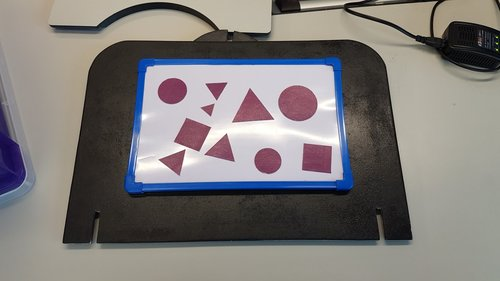
//> input picture sessions 6&7/pi/Shapes/shapes_board.jpg, 500 x 281 px, given in place of the camera
$ ./count   (built with g++ and OpenCV 4)
//> lines starting //> are read from the running program, lines starting //| are printed output that depends on the picture; after the words box and inside, x2 and y2 are one past the last pixel; in counts of white or black regions, pixels touching at a corner belong together
#include "opencv2/core.hpp"
#include "opencv2/imgproc.hpp"
#include "opencv2/highgui.hpp"
#include "opencv2/videoio.hpp"

#include <sys/types.h>
#include <dirent.h>
#include <errno.h>
#include <vector>
#include <string>
#include <iostream>


using namespace cv;
using namespace std;

int count_shapes(Mat img);

Mat get_img(Mat img);


Mat transformPerspective(std::vector<Point> boundingContour, Mat frame, int x_size, int y_size);
Point findContourCentre(std::vector<cv::Point> contour);
float compareImages(Mat cameraImage, Mat librarySymbol);


void drawText(Mat & image, String text);

int main()
{
    cout << "Built with OpenCV " << CV_VERSION << endl;
    Mat image;
    VideoCapture capture;
    capture.open(0);
    if(capture.isOpened())
    {
        cout << "Capture is opened" << endl;
        for(;;)
        {
            capture >> image;
//> image is the input picture: 281 rows x 500 cols, CV_8UC3; mean B, G, R 121, 122.6, 126.4
            if(image.empty()){
                break;
            }
            int shapes = count_shapes(image);
            string print = "num: " + to_string(shapes);
            drawText(image, print);

            imshow("Sample", image);
            if(waitKey(10) >= 0)
                break;
        }
    }
    else
    {
        cout << "No capture" << endl;
        image = Mat::zeros(480, 640, CV_8UC1);
        drawText(image,"hello");
        imshow("Sample", image);
        waitKey(0);
    }

    return 0;


}

int count_shapes(Mat img){

    cv::Size img_sz = img.size();
//> img_sz = Size(500, 281)
    int imageWidth = img_sz.width;
//> imageWidth = 500
    int imageHeight = img_sz.height;
//> imageHeight = 281

    //printf("@ count_shapes: image: height: %d\t width: %d\n",imageWidth,imageHeight);


    Mat image = get_img(img);

    img_sz = image.size();
    imageWidth = img_sz.width;
    imageHeight = img_sz.height;

    //printf("@ count_shapes2: image: height: %d\t width: %d\n",imageWidth,imageHeight);

    //image = Mat::zeros(240, 320, CV_8UC3);

    Mat img_shapes;       // Convert the frame to HSV and apply the limits
    cvtColor(image, img_shapes, COLOR_BGR2HSV);
    int low_hue = 150, high_hue = 180;
    inRange(img_shapes, Scalar(low_hue, 70, 80), Scalar(high_hue, (230), (255) ), img_shapes);

    //imshow("shapes only" , img_shapes);

    std::vector<std::vector<cv::Point>>contours;// Variable for list of contours
    std::vector<Vec4i>hierarchy;// Variable for image topology data
    cv::findContours(img_shapes,contours,hierarchy,RETR_EXTERNAL,CHAIN_APPROX_SIMPLE,Point(0,0));// Calculate the contours and store them

    for(int i =0;i < contours.size();i++)// Loop through the contours
    {
        drawContours(image,contours,i,Scalar(0,0,255),2,LINE_8,noArray(),0,Point());// Draw each in red
    }

    if(contours.size() < 1){
        return 0;
    }

    std::vector<std::vector<cv::Point>>approxedcontours(contours.size());// Array for new contours

    for(int i=0;i<contours.size();i++){
        cv::approxPolyDP(contours[i],approxedcontours[i],10,true);// Approximate the contour
    }

    int num =0;

    for(int i =0;i <contours.size();i++)// Loop through the contours
    {
        drawContours(image,approxedcontours,i,Scalar(0,255,0),2,LINE_8,noArray(),0,Point());// Draw each in green
        if(approxedcontours[i].size() >= 3){
            num++;
        }
    }

    //printf("num:%d\n",num);

    //imshow("shapes_contored" , image);

    return num;

}

Mat get_img(Mat img){


    cv::Size img_sz = img.size();
//> img_sz = Size(500, 281)
    int imageWidth = img_sz.width;
//> imageWidth = 500
    int imageHeight = img_sz.height;
//> imageHeight = 281

    //printf("@get_image: image: height: %d\t width: %d\n",imageWidth,imageHeight);

    Mat imgHSV;       // Convert the frame to HSV and apply the limits
    cvtColor(img, imgHSV, COLOR_BGR2HSV);
//> imgHSV: 281 rows x 500 cols, CV_8UC3; mean H, S, V 52.3, 41.9, 132.7
    int low_hue = 100, high_hue = 130;
    inRange(imgHSV, Scalar(low_hue, 70, 80), Scalar(high_hue, (230), (255) ), imgHSV);
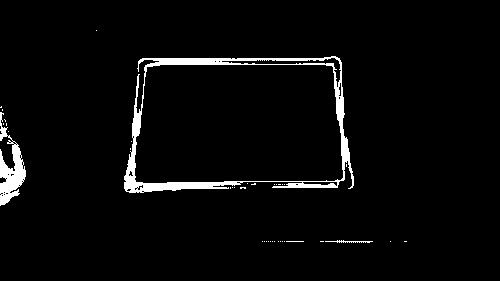
//> imgHSV: 281 rows x 500 cols, CV_8UC1; 3.4% white; 39 white regions (36 under 20 px), largest, box (x1, y1, x2, y2) and area: (124, 56, 354, 193) 3640, (0, 112, 26, 206) 1050, (325, 240, 373, 243) 70

    //imshow("blue cam",imgHSV);

    Mat imgSmooth;

    Mat kernel=cv::getStructuringElement(MORPH_ELLIPSE,Size(5,5));
    cv::morphologyEx(imgHSV,imgSmooth,MORPH_CLOSE,kernel);
//> imgSmooth: 281 rows x 500 cols, CV_8UC1; 4.1% white; 19 white regions (16 under 20 px)

    //imshow("smooth cam",imgSmooth);

    std::vector<std::vector<cv::Point>>contours;// Variable for list of contours
    std::vector<Vec4i>hierarchy;// Variable for image topology data
    cv::findContours(imgSmooth,contours,hierarchy,RETR_EXTERNAL,CHAIN_APPROX_SIMPLE,Point(0,0));// Calculate the contours and store them
//> contours = 19 contours, 16 with area under 20; largest, box (x1, y1, x2, y2) and area: (124, 56, 354, 193) 27343, (0, 106, 26, 206) 1064, (325, 240, 373, 243) 22

    if (contours.size() < 1){
        Mat symb = Mat::zeros(240, 320, CV_8UC3);
        return symb;
    }


    for(int i =0;i < contours.size();i++)// Loop through the contours
    {
        drawContours(img,contours,i,Scalar(0,0,255),2,LINE_8,noArray(),0,Point());// Draw each in red
    }
//> this loop made 19 passes
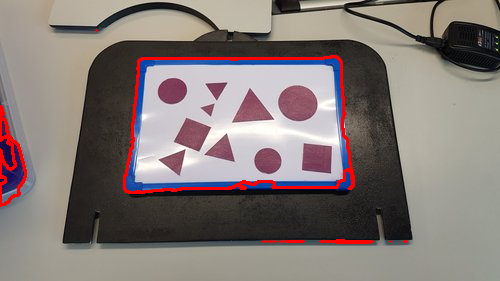
//> img: 281 rows x 500 cols, CV_8UC3; 2.48% of pixels changed, all inside (x1, y1, x2, y2) = (0, 29, 408, 244)

    std::vector<std::vector<cv::Point>>approxedcontours(contours.size());// Array for new contours
//> approxedcontours = 19 empty contours

    for(int i=0;i<contours.size();i++){
        cv::approxPolyDP(contours[i],approxedcontours[i],30,true);// Approximate the contour
    }

    for(int i =0;i <contours.size();i++)// Loop through the contours
    {
        drawContours(img,approxedcontours,i,Scalar(0,255,0),2,LINE_8,noArray(),0,Point());// Draw each in green
    }
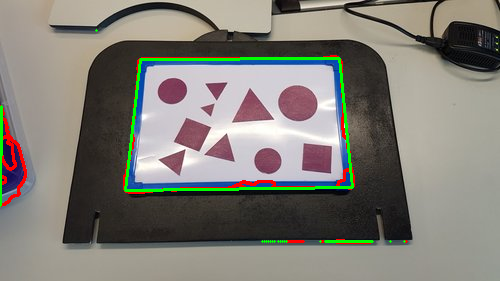
//> img: 281 rows x 500 cols, CV_8UC3; 1.79% of pixels changed, all inside (x1, y1, x2, y2) = (0, 29, 406, 243)

    int max_area =0, max_index = 0,area =0;


    for(int i =0;i <approxedcontours.size();i++)// Loop through the contours
    {
        area = contourArea(approxedcontours[i]);
        if (area > max_area){
            max_area = area;
            max_index = i;
        }
    }
//> this loop made 19 passes
//> (area, max_area) on pass 18: (27688, 27688)
//> after the loop, max_area = 27688; max_index = 17

    //int corners =  approxedcontours[max_index].size();

    //printf("corners:%d",corners);

    if (approxedcontours[max_index].size() != 4){
        Mat symb = Mat::zeros(240, 320, CV_8UC3);
        //imshow("board", symb);
        return symb;
    }

    Mat symb = transformPerspective(approxedcontours[max_index],img,320,240);

    //imshow("cam",img);
    //imshow("board", symb);


    return symb;

}

Mat transformPerspective(std::vector<Point> boundingContour, Mat frame, int x_size, int y_size)
{
//> called with x_size = 320, y_size = 240
    if(boundingContour.size() != 4)
    {
        // Error the contour has too many points. Only 4 are allowed
        Mat emptyMat;
        return emptyMat;
    }

    Mat symbol(y_size,x_size,CV_8UC1, Scalar(0));

    Point2f symbolCorners[4], boundingCorners[4];      // Create (and populate) variables containing the corner locations for the transform
    symbolCorners[0] = Point2f(0,0);
    symbolCorners[1] = Point2f(symbol.cols - 1,0);
    symbolCorners[2] = Point2f(symbol.cols - 1,symbol.rows - 1);
    symbolCorners[3] = Point2f(0,symbol.rows - 1);

    Point contourCentre = findContourCentre(boundingContour);   // To populate the contour corners we need to check the order of the points
//> in findContourCentre, `foundRegion = moments(contour, false);`: foundRegion = moments, m00 27688, centre m10/m00, m01/m00 = (238.8, 124.9)
//> in findContourCentre, `centre.x = (foundRegion.m10/foundRegion.m00);`: centre = Point(238, 0)
//> in findContourCentre, `centre.y = (foundRegion.m01/foundRegion.m00);`: centre = Point(238, 124)
//> contourCentre = Point(238, 124)

    int point1, point2, point3, point4;

    if(boundingContour[0].x > contourCentre.x)
    {
        if(boundingContour[0].y > contourCentre.y)
            point3 = 0;
        else
            point2 = 0;
    }
    else
    {
        if(boundingContour[0].y > contourCentre.y)
            point4 = 0;
        else
            point1 = 0;
    }

    if(boundingContour[1].x > contourCentre.x)
    {
        if(boundingContour[1].y > contourCentre.y)
            point3 = 1;
        else
            point2 = 1;
    }
    else
    {
        if(boundingContour[1].y > contourCentre.y)
            point4 = 1;
        else
            point1 = 1;
    }

    if(boundingContour[2].x > contourCentre.x)
    {
        if(boundingContour[2].y > contourCentre.y)
            point3 = 2;
        else
            point2 = 2;
    }
    else
    {
        if(boundingContour[2].y > contourCentre.y)
            point4 = 2;
        else
            point1 = 2;
    }

    if(boundingContour[3].x > contourCentre.x)
    {
        if(boundingContour[3].y > contourCentre.y)
            point3 = 3;
        else
            point2 = 3;
    }
    else
    {
        if(boundingContour[3].y > contourCentre.y)
            point4 = 3;
        else
            point1 = 3;
    }

    if(point1 + point2 + point3 + point4 != 6)
    {
        //Unable to reconstruct rectangle
        Mat emptyMat;
        return emptyMat;
    }

    boundingCorners[0] = boundingContour[point1];
//> boundingCorners = 4 Points (x, y): [140, 59], [0, 0], [0, 0], [0, 0]
    boundingCorners[1] = boundingContour[point2];
//> boundingCorners = 4 Points (x, y): [140, 59], [339, 58], [0, 0], [0, 0]
    boundingCorners[2] = boundingContour[point3];
//> boundingCorners = 4 Points (x, y): [140, 59], [339, 58], [352, 187], [0, 0]
    boundingCorners[3] = boundingContour[point4];
//> boundingCorners = 4 Points (x, y): [140, 59], [339, 58], [352, 187], [125, 190]

    Mat transformMatrix = cv::getPerspectiveTransform(boundingCorners, symbolCorners); // Calculate the required transform operation
//> transformMatrix = [[1.68, 0.192, -246.1], [0.0111, 2.21, -131.7], [-6.06e-05, 0.00114, 1]]
    Mat transformedSymbol(240,320,CV_8UC1,Scalar(0));
    warpPerspective(frame, transformedSymbol, transformMatrix, cv::Size(symbol.cols,symbol.rows));  // Perform the transformation
//> in count_shapes, `cvtColor(image, img_shapes, COLOR_BGR2HSV);`: img_shapes: 240 rows x 320 cols, CV_8UC3; mean H, S, V 125.8, 65, 196.1
//> in count_shapes, `inRange(img_shapes, Scalar(low_hue, 70, 80), Scalar(high_hue, (230), (..`:
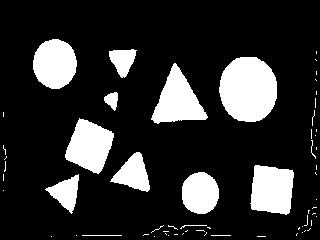
//> img_shapes: 240 rows x 320 cols, CV_8UC1; 18.1% white; 62 white regions (48 under 20 px)
//> in count_shapes, `cv::findContours(img_shapes,contours,hierarchy,RETR_EXTERNAL,CHAIN_APP..`: contours = 62 contours, 52 with area under 20; largest, box (x1, y1, x2, y2) and area: (219, 57, 277, 122) 2936, (151, 63, 208, 124) 1724, (250, 165, 294, 215) 1712, (65, 118, 114, 174) 1686, (33, 39, 77, 89) 1641
//> the loop in count_shapes, `for(int i =0;i < contours.size();i++)` made 62 passes
//> after the loop in count_shapes, `for(int i =0;i < contours.size();i++)`:
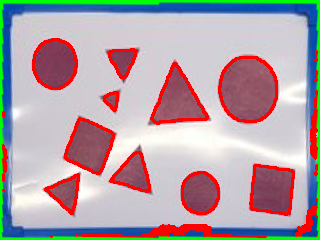
//> image: 240 rows x 320 cols, CV_8UC3; mean B, G, R 165.6, 161.4, 177
//> in count_shapes, `std::vector<std::vector<cv::Point>>approxedcontours(contours.size());`: approxedcontours = 62 empty contours
//> the loop in count_shapes, `for(int i=0;i<contours.size();i++)` made 62 passes
//> after the loop in count_shapes, `for(int i=0;i<contours.size();i++)`: approxedcontours = 62 contours, 52 with area under 20; largest, box (x1, y1, x2, y2) and area: (222, 58, 276, 121) 1942, (251, 165, 293, 214) 1611, (65, 118, 114, 174) 1548, (151, 63, 206, 120) 1512, (33, 39, 77, 89) 1085
//> the loop in count_shapes, `for(int i =0;i <contours.size();i++)` made 62 passes
//> after the loop in count_shapes, `for(int i =0;i <contours.size();i++)`:
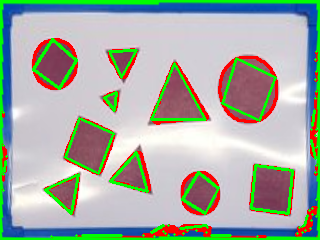
//> image: 240 rows x 320 cols, CV_8UC3; 5.67% of pixels changed, all inside (x1, y1, x2, y2) = (2, 38, 318, 238)
//> after the loop in count_shapes, `for(int i =0;i <contours.size();i++)`: num = 10
//> in main, `string print = "num: " + to_string(shapes);`: print = "num: 10"

    return transformedSymbol;
}

Point findContourCentre(std::vector<cv::Point> contour)
{
    Moments foundRegion;    // Variables to store the region moment and the centre point
    Point centre;
    foundRegion = moments(contour, false);      // Calculate the moment for the contour
    centre.x = (foundRegion.m10/foundRegion.m00);  //Calculate the X and Y positions
    centre.y = (foundRegion.m01/foundRegion.m00);

    return centre;
}

float compareImages(Mat cameraImage, Mat librarySymbol)
{
    float matchPercent = 100 - (100/((float)librarySymbol.cols*(float)librarySymbol.rows) * (2*(float)countNonZero(librarySymbol^cameraImage))); // An incorrect pixel has double weighting
    return matchPercent;
}


void drawText(Mat & image, String text)
{
//> called with text = "num: 10"
    putText(image, text,
            Point(20, 50),
            FONT_HERSHEY_COMPLEX, 1, // font face and scale
            Scalar(255, 255, 255), // white
            1, LINE_AA); // line thickness and type
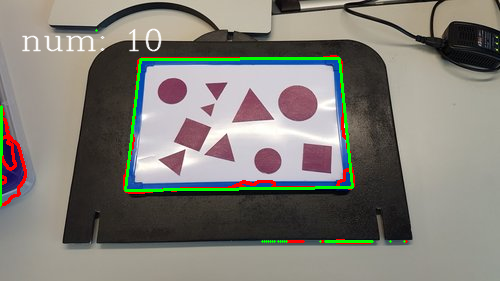
//> image: 281 rows x 500 cols, CV_8UC3; 0.69% of pixels changed, all inside (x1, y1, x2, y2) = (22, 28, 162, 52)
//> the Esc key is pressed
}
